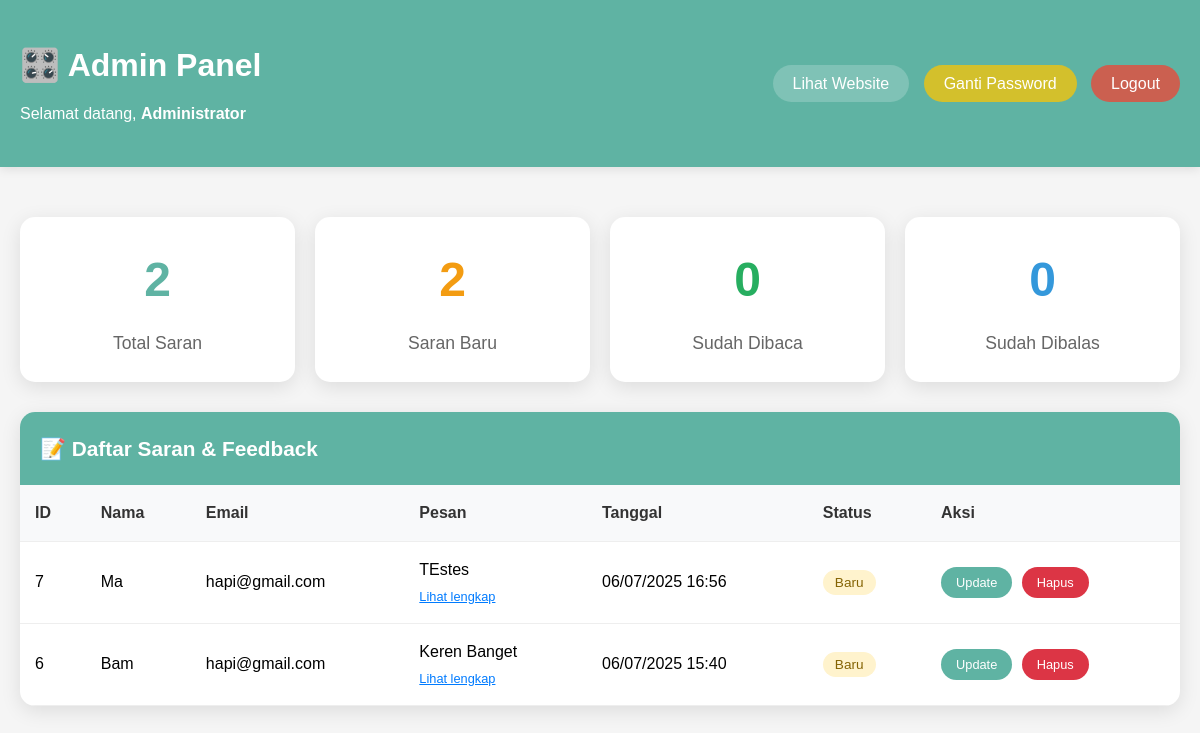
The page /admin.php (signed in) on the database its author committed.
### tables this page shows
CREATE TABLE `saran` (
  `id` int(11) NOT NULL,
  `nama` varchar(100) NOT NULL,
  `email` varchar(150) NOT NULL,
  `pesan` text NOT NULL,
  `tanggal_kirim` datetime NOT NULL DEFAULT current_timestamp(),
  `status` enum('baru','dibaca','dibalas') DEFAULT 'baru',
  `created_at` timestamp NOT NULL DEFAULT current_timestamp(),
  `updated_at` timestamp NOT NULL DEFAULT current_timestamp() ON UPDATE current_timestamp(),
  `kategori` enum('saran','bug','komplain','fitur') DEFAULT 'saran',
  `prioritas` enum('rendah','sedang','tinggi','urgent') DEFAULT 'rendah'
);

### config.php (called while the page is built, shortened)
<?php
function getDBConnection() {
    try {
        $dsn = "mysql:host=" . DB_HOST . ";dbname=" . DB_NAME . ";charset=" . DB_CHARSET;
        $pdo = new PDO($dsn, DB_USER, DB_PASS);
        $pdo->setAttribute(PDO::ATTR_ERRMODE, PDO::ERRMODE_EXCEPTION);
        $pdo->setAttribute(PDO::ATTR_DEFAULT_FETCH_MODE, PDO::FETCH_ASSOC);
        return $pdo;
    } catch (PDOException $e) {
        die("Database connection failed: " . $e->getMessage());
    }
}
class SaranManager {
    private $pdo;
    public function __construct() {
        $this->pdo = getDBConnection();
        $this->ensureStatusColumn();
    }
    private function ensureStatusColumn() {
        try {
            $stmt = $this->pdo->query("SHOW COLUMNS FROM saran LIKE 'status'");
        } catch (PDOException $e) {
            error_log("Error ensuring status column: " . $e->getMessage());
        }
    }
    public function getAllSaran() {
        try {
            $stmt = $this->pdo->query("SELECT * FROM saran ORDER BY tanggal_kirim DESC");
            return $stmt->fetchAll();
        } catch (PDOException $e) {
            return [];
        }
    }
    public function getStatistik() {
        try {
            $stmt = $this->pdo->query("SELECT
                COUNT(*) as total,
                SUM(CASE WHEN status = 'baru' OR status IS NULL THEN 1 ELSE 0 END) as baru,
                SUM(CASE WHEN status = 'dibaca' THEN 1 ELSE 0 END) as dibaca,
                SUM(CASE WHEN status = 'dibalas' THEN 1 ELSE 0 END) as dibalas
                FROM saran");
            $result = $stmt->fetch();
            return [
                'total' => $result['total'] ?? 0,
                'baru' => $result['baru'] ?? 0,
                'dibaca' => $result['dibaca'] ?? 0,
                'dibalas' => $result['dibalas'] ?? 0
            ];
        } catch (PDOException $e) {
            error_log("Error getting statistics: " . $e->getMessage());
            return ['total' => 0, 'baru' => 0, 'dibaca' => 0, 'dibalas' => 0];
        }
    }
}
class AdminAuth {
    public static function isLoggedIn() {
        return isset($_SESSION['admin_logged_in']) && $_SESSION['admin_logged_in'] === true;
    }
    public static function getAdminInfo() {
        if (self::isLoggedIn()) {
            return [
                'id' => $_SESSION['admin_id'] ?? null,
                'username' => $_SESSION['admin_username'] ?? null,
                'nama' => $_SESSION['admin_nama'] ?? $_SESSION['admin_username'] ?? 'Administrator',
                'email' => $_SESSION['admin_email'] ?? null,
                'login_time' => $_SESSION['login_time'] ?? null
            ];
        }
        return null;
    }
}
?>

### admin.php (the view, shortened to what this page needs)
<?php
require_once 'config.php';
$admin_logged_in = AdminAuth::isLoggedIn();
if ($admin_logged_in) {
    $saranManager = new SaranManager();
    $admin_info = AdminAuth::getAdminInfo();
    $saran_data = $saranManager->getAllSaran();
    $stats = $saranManager->getStatistik();
}
?>
<!DOCTYPE html>
<html lang="id">
<head>
    <link rel="stylesheet" href="css/admin.css">
</head>
<body>
    <?php if (!$admin_logged_in): ?>
        <div class="login-container">
            <form class="login-form" method="POST" action="">
                <h2>🔐 Admin Login</h2>
                <?php if (isset($login_error)): ?>
                    <div class="message error"><?php echo $login_error; ?></div>
                <?php endif; ?>
                <div class="form-group">
                    <label for="username">Username</label>
                    <input type="text" id="username" name="username" required>
                </div>
                <div class="form-group">
                    <label for="password">Password</label>
                    <input type="password" id="password" name="password" required>
                </div>
                <button type="submit" name="login" class="btn" style="width: 100%;">Login</button>
                <div style="text-align: center; margin-top: 15px;">
                    <a href="index.php" style="color: #5fb3a3;">← Kembali ke Website</a>
                </div>
            </form>
        </div>
    <?php else: ?>
        <div class="header">
            <div class="container">
                <div class="nav">
                    <div>
                        <h1>🎛️ Admin Panel</h1>
                        <p>Selamat datang, <strong><?php echo htmlspecialchars($admin_info['nama'] ?? $admin_info['username']); ?></strong></p>
                    </div>
                    <div>
                        <a href="index.php">Lihat Website</a>
                        <a href="#" onclick="showPasswordModal()" style="background: rgba(241,196,15,0.8);">Ganti Password</a>
                        <a href="?logout=1" style="background: rgba(231,76,60,0.8);">Logout</a>
                    </div>
                </div>
            </div>
        </div>
        <div class="container">
            <div class="stats-grid">
                <div class="stat-card">
                    <div class="stat-number"><?php echo $stats['total']; ?></div>
                    <div class="stat-label">Total Saran</div>
                </div>
                <div class="stat-card">
                    <div class="stat-number" style="color: #f39c12;"><?php echo $stats['baru']; ?></div>
                    <div class="stat-label">Saran Baru</div>
                </div>
                <div class="stat-card">
                    <div class="stat-number" style="color: #27ae60;"><?php echo $stats['dibaca']; ?></div>
                    <div class="stat-label">Sudah Dibaca</div>
                </div>
                <div class="stat-card">
                    <div class="stat-number" style="color: #3498db;"><?php echo $stats['dibalas'] ?? 0; ?></div>
                    <div class="stat-label">Sudah Dibalas</div>
                </div>
            </div>
            <div class="table-container">
                <div class="table-header">
                    📝 Daftar Saran & Feedback
                </div>
                <?php if (empty($saran_data)): ?>
                    <div style="padding: 40px; text-align: center; color: #666;">
                        <h3>Belum ada saran masuk</h3>
                        <p>Saran dari pengguna akan muncul di sini</p>
                    </div>
                <?php else: ?>
                    <div style="overflow-x: auto;">
                        <table>
                            <thead>
                                <tr>
                                    <th>ID</th>
                                    <th>Nama</th>
                                    <th>Email</th>
                                    <th>Pesan</th>
                                    <th>Tanggal</th>
                                    <th>Status</th>
                                    <th>Aksi</th>
                                </tr>
                            </thead>
                            <tbody>
                                <?php foreach ($saran_data as $saran): ?>
                                    <tr>
                                        <td><?php echo $saran['id']; ?></td>
                                        <td><?php echo htmlspecialchars($saran['nama']); ?></td>
                                        <td><?php echo htmlspecialchars($saran['email']); ?></td>
                                        <td>
                                            <div class="message-text"><?php echo htmlspecialchars(substr($saran['pesan'], 0, 50)); ?><?php echo strlen($saran['pesan']) > 50 ? '...' : ''; ?></div>
                                            <span class="view-full" onclick="showFullMessage('<?php echo htmlspecialchars($saran['pesan'], ENT_QUOTES); ?>')">Lihat lengkap</span>
                                        </td>
                                        <td><?php echo date('d/m/Y H:i', strtotime($saran['tanggal_kirim'])); ?></td>
                                        <td>
                                            <span class="status-badge status-<?php echo $saran['status'] ?? 'baru'; ?>">
                                                <?php echo ucfirst($saran['status'] ?? 'baru'); ?>
                                            </span>
                                        </td>
                                        <td>
                                            <button class="btn" onclick="showUpdateModal(<?php echo $saran['id']; ?>, '<?php echo $saran['status'] ?? 'baru'; ?>')" style="font-size: 0.8rem; padding: 8px 15px;">
                                                Update
                                            </button>
                                            <button class="btn btn-danger" onclick="deleteSaran(<?php echo $saran['id']; ?>)" style="font-size: 0.8rem; padding: 8px 15px; margin-left: 5px;">
                                                Hapus
                                            </button>
                                        </td>
                                    </tr>
                                <?php endforeach; ?>
                            </tbody>
                        </table>
                    </div>
                <?php endif; ?>
            </div>
        </div>
    <?php endif; ?>
</body>
</html>

### css/admin.css (style rules this page uses)
* { margin: 0; padding: 0; box-sizing: border-box; }
body { font-family: 'Arial', sans-serif; background: #f5f5f5; line-height: 1.6; }
.container { max-width: 1200px; margin: 0 auto; padding: 20px; }
.header { background: #5fb3a3; color: white; padding: 20px 0; margin-bottom: 30px; box-shadow: 0 2px 10px rgba(0,0,0,0.1); }
.header h1 { font-size: 2rem; margin-bottom: 10px; }
.header .nav { display: flex; justify-content: space-between; align-items: center; }
.header .nav a { color: white; text-decoration: none; padding: 10px 20px; background: rgba(255,255,255,0.2); border-radius: 25px; transition: all 0.3s ease; margin-left: 10px; }
.btn { background: #5fb3a3; color: white; padding: 12px 30px; border: none; border-radius: 25px; font-size: 1rem; cursor: pointer; transition: all 0.3s ease; text-decoration: none; display: inline-block; }
.btn-danger { background: #dc3545 !important; }
.stats-grid { display: grid; grid-template-columns: repeat(auto-fit, minmax(250px, 1fr)); gap: 20px; margin-bottom: 30px; }
.stat-card { background: white; padding: 25px; border-radius: 15px; box-shadow: 0 5px 20px rgba(0,0,0,0.1); text-align: center; transition: transform 0.3s ease; }
.stat-number { font-size: 3rem; font-weight: bold; color: #5fb3a3; margin-bottom: 10px; }
.stat-label { color: #666; font-size: 1.1rem; }
.table-container { background: white; border-radius: 15px; overflow: hidden; box-shadow: 0 5px 20px rgba(0,0,0,0.1); }
.table-header { background: #5fb3a3; color: white; padding: 20px; font-size: 1.3rem; font-weight: bold; }
table { width: 100%; border-collapse: collapse; }
th, td { padding: 15px; text-align: left; border-bottom: 1px solid #eee; }
th { background: #f8f9fa; font-weight: 600; color: #333; }
.status-badge { padding: 5px 12px; border-radius: 20px; font-size: 0.85rem; font-weight: 500; }
.status-baru { background: #fff3cd; color: #856404; }
.message-text { max-width: 200px; white-space: nowrap; overflow: hidden; text-overflow: ellipsis; }
.view-full { color: #007bff; cursor: pointer; text-decoration: underline; font-size: 0.8rem; display: block; margin-top: 5px; }

### rows shown on the page
saran: id "7", nama "Ma", email "hapi@gmail.com", pesan "TEstes", tanggal_kirim "06/07/2025 16:56", status "Baru"
saran: id "6", nama "Bam", email "hapi@gmail.com", pesan "Keren Banget", tanggal_kirim "06/07/2025 15:40", status "Baru"

### other values the page prints
$admin_info['nama'] "Administrator"
$stats['total'] "2"
$stats['baru'] "2"
$stats['dibaca'] "0"
$stats['dibalas'] "0"
